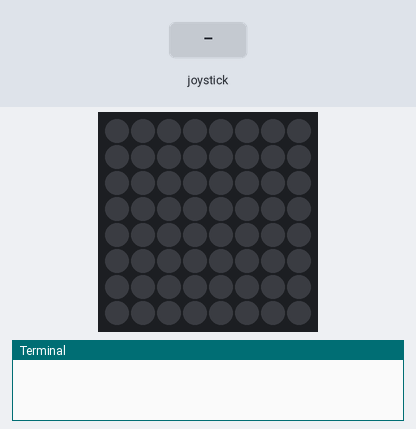
A program run on a simulated Raspberry Pi (BCM pin numbers) with a Sense HAT. Parts: the Sense HAT's 8×8 RGB LED matrix, the last lines printed to the terminal. The test bench sets the inputs (shaded band). Random numbers come from a fixed seed.

Above: at 1.2 s.
1.3 s: joystick pushed up
At 2.3 s:
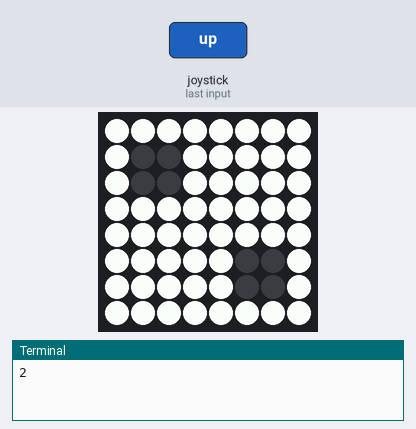
3.2 s: joystick pushed down
At 3.96 s:
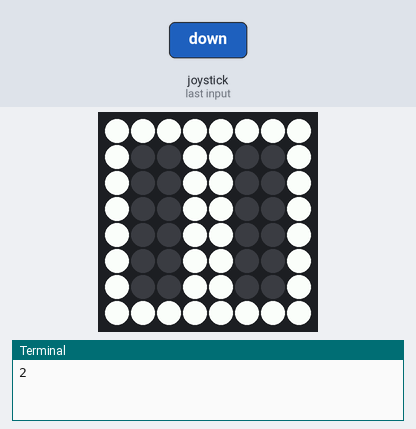
5.5 s: joystick pushed left
At 6.36 s:
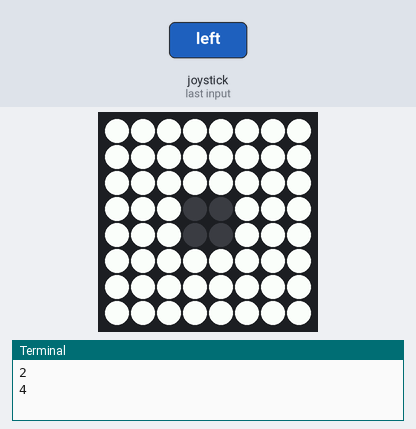
8.3 s: joystick pushed right
At 8.97 s:
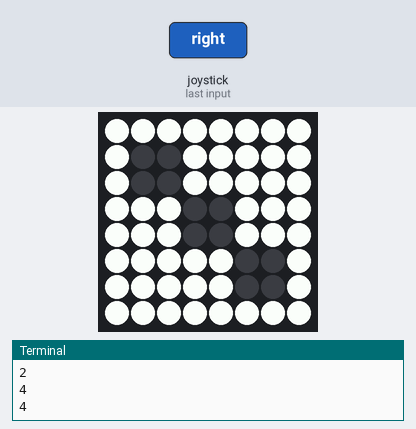
Timing chart, 0 to 11.3 s (numbered marks = the images above; inputs shaded):
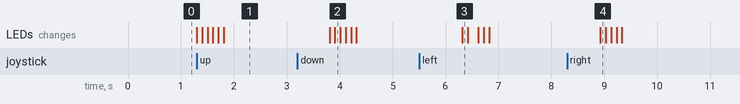

Measured:
- after the input at 1.3 s, the LEDs: first change at once (image 1 shows a later state)

The program:

6d_roll.py
```python
from sense_hat import SenseHat
from time import sleep
from random import randint

sense = SenseHat()

o=(255,255,255)
b=(0,0,0)

one_img= [o,o,o,o,o,o,o,o,
          o,o,o,o,o,o,o,o,
          o,o,o,o,o,o,o,o,
          o,o,o,b,b,o,o,o,
          o,o,o,b,b,o,o,o,
          o,o,o,o,o,o,o,o,
          o,o,o,o,o,o,o,o,
          o,o,o,o,o,o,o,o]

two_img = [o,o,o,o,o,o,o,o,
          o,b,b,o,o,o,o,o,
          o,b,b,o,o,o,o,o,
          o,o,o,o,o,o,o,o,
          o,o,o,o,o,o,o,o,
          o,o,o,o,o,b,b,o,
          o,o,o,o,o,b,b,o,
          o,o,o,o,o,o,o,o]

three_img = [o,o,o,o,o,o,o,o,
            o,b,b,o,o,o,o,o,
            o,b,b,o,o,o,o,o,
            o,o,o,b,b,o,o,o,
            o,o,o,b,b,o,o,o,
            o,o,o,o,o,b,b,o,
            o,o,o,o,o,b,b,o,
            o,o,o,o,o,o,o,o]


four_img = [o,o,o,o,o,o,o,o,
            o,b,b,o,o,b,b,o,
            o,b,b,o,o,b,b,o,
            o,o,o,o,o,o,o,o,
            o,o,o,o,o,o,o,o,
            o,b,b,o,o,b,b,o,
            o,b,b,o,o,b,b,o,
            o,o,o,o,o,o,o,o]

five_img = [o,o,o,o,o,o,o,o,
            o,b,b,o,o,b,b,o,
            o,b,b,o,o,b,b,o,
            o,o,o,b,b,o,o,o,
            o,o,o,b,b,o,o,o,
            o,b,b,o,o,b,b,o,
            o,b,b,o,o,b,b,o,
            o,o,o,o,o,o,o,o]

six_img = [o,o,o,o,o,o,o,o,
            o,b,b,o,o,b,b,o,
            o,b,b,o,o,b,b,o,
            o,b,b,o,o,b,b,o,
            o,b,b,o,o,b,b,o,
            o,b,b,o,o,b,b,o,
            o,b,b,o,o,b,b,o,
            o,o,o,o,o,o,o,o]

dice = [one_img,two_img,three_img,four_img,five_img,six_img]


def roll():
  for i in range(5):
    sense.set_pixels(dice[randint(1,6)-1])
    sleep(0.1)
    sense.clear()


def number_gen(event):
  for event in sense.stick.get_events():
    if event.action == "pressed":
      val = randint(1,6)
      roll()
      print(val)
      sense.set_pixels(dice[val-1])
      sleep(2)
      sense.clear()

while True:
  number_gen(sense.stick.direction_any)
```
